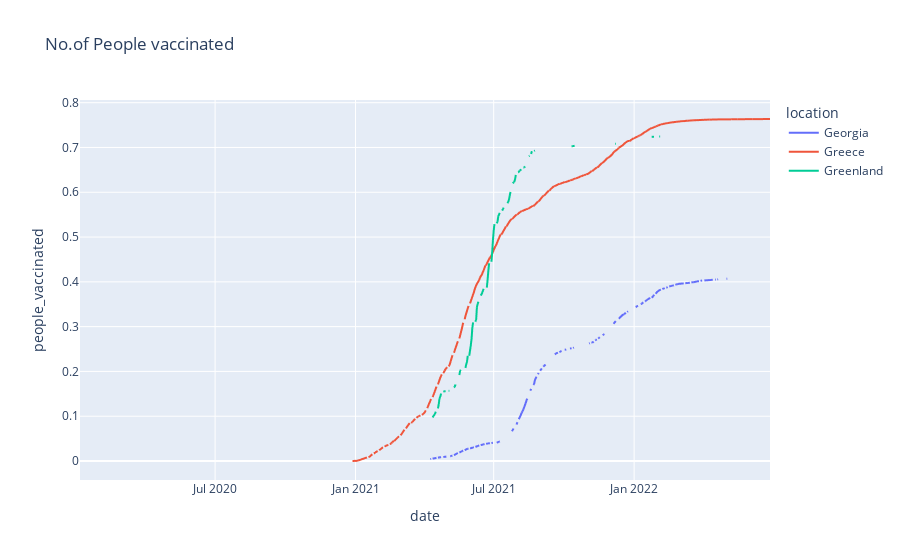

Notebook cell for this chart:
### Code cell
fig = px.line(df_intermediate, x="date", y="people_vaccinated", color='location', title='No.of People vaccinated')
fig.show()

### Figure 1 — Plotly figure (JSON) as saved in the notebook; plotly's stock layout.template omitted (floating-point values rounded to 4 significant figures; data arrays with more than 128 entries replaced by an {"elided": "..."} marker saying what was removed)
{"data": [{"hovertemplate": "location=Georgia<br>date=%{x}<br>people_vaccinated=%{y}<extra></extra>", "legendgroup": "Georgia", "line": {"color": "#636efa", "dash": "solid"}, "marker": {"symbol": "circle"}, "mode": "lines", "name": "Georgia", "showlegend": true, "type": "scattergl", "x": {"elided": "854 str values"}, "xaxis": "x", "y": {"elided": "854 float values"}, "yaxis": "y"}, {"hovertemplate": "location=Greece<br>date=%{x}<br>people_vaccinated=%{y}<extra></extra>", "legendgroup": "Greece", "line": {"color": "#EF553B", "dash": "solid"}, "marker": {"symbol": "circle"}, "mode": "lines", "name": "Greece", "showlegend": true, "type": "scattergl", "x": {"elided": "857 str values"}, "xaxis": "x", "y": {"elided": "857 float values"}, "yaxis": "y"}, {"hovertemplate": "location=Greenland<br>date=%{x}<br>people_vaccinated=%{y}<extra></extra>", "legendgroup": "Greenland", "line": {"color": "#00cc96", "dash": "solid"}, "marker": {"symbol": "circle"}, "mode": "lines", "name": "Greenland", "showlegend": true, "type": "scattergl", "x": {"elided": "835 str values"}, "xaxis": "x", "y": {"elided": "835 float values"}, "yaxis": "y"}], "layout": {"legend": {"title": {"text": "location"}, "tracegroupgap": 0}, "title": {"text": "No.of People vaccinated"}, "xaxis": {"anchor": "y", "domain": [0, 1], "title": {"text": "date"}}, "yaxis": {"anchor": "x", "domain": [0, 1], "title": {"text": "people_vaccinated"}}}}
